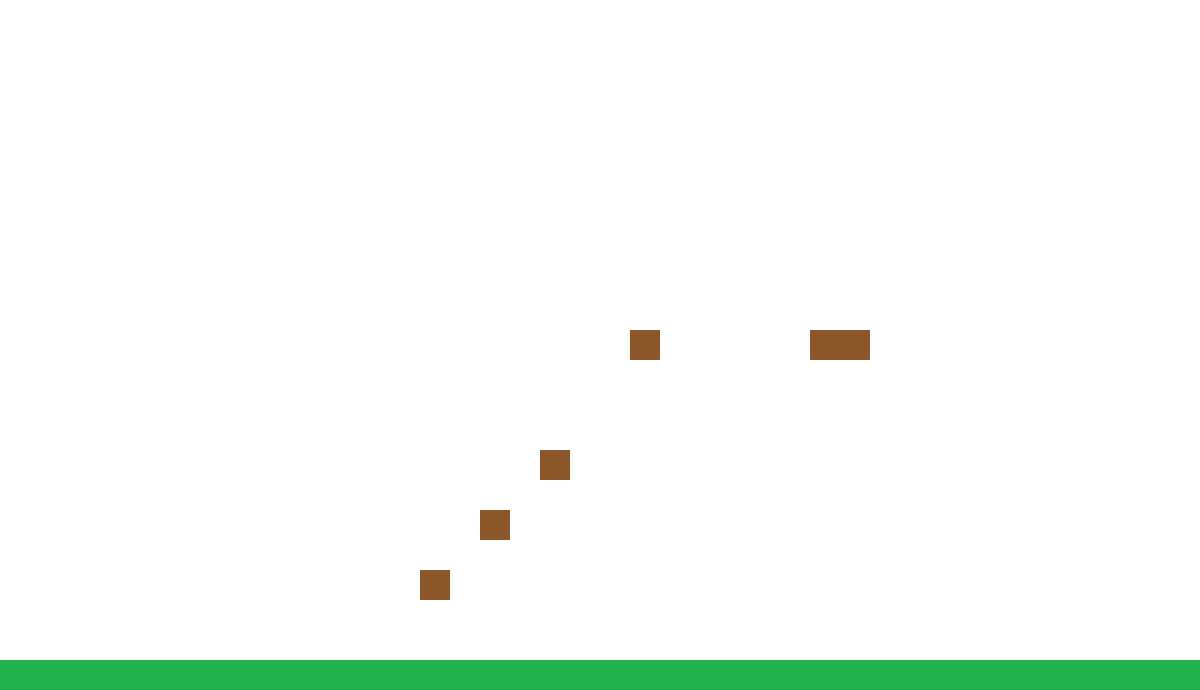

A 2D game scene composited from a Tiled map and its tileset images. What follows is a short description and the map's XML, with each tile layer's data collapsed to a summary:
An orthogonal 40x23 tile map with 30x30 px tiles, 3 tile layers (background, platform, ground), 3 tilesets and 2 objects.

<map version="1.0" orientation="orthogonal" renderorder="right-down" width="40" height="23" tilewidth="30" tileheight="30" nextobjectid="4">
 <tileset firstgid="1" name="whiteblock" tilewidth="30" tileheight="30">
  <image source="../tiles/whiteblock.png" width="32" height="32" />
 </tileset>
 <tileset firstgid="2" name="greenblock" tilewidth="30" tileheight="30">
  <image source="../tiles/greenblock.png" width="32" height="32" />
 </tileset>
 <tileset firstgid="3" name="brownblock" tilewidth="30" tileheight="30">
  <image source="../tiles/brownblock.png" width="32" height="32" />
 </tileset>
 <layer name="background" width="40" height="23">
  <data>[920 cells, 920 non-empty, 1 distinct tile ids]</data>
 </layer>
 <layer name="platform" width="40" height="23">
  <data>[920 cells, 6 non-empty, 1 distinct tile ids]</data>
 </layer>
 <layer name="ground" width="40" height="23">
  <data>[920 cells, 40 non-empty, 1 distinct tile ids]</data>
 </layer>
 <objectgroup name="bigStars">
  <object id="1" x="431" y="532" />
 </objectgroup>
 <objectgroup name="stars">
  <object id="2" x="549" y="408">
   <ellipse />
  </object>
 </objectgroup>
</map>
